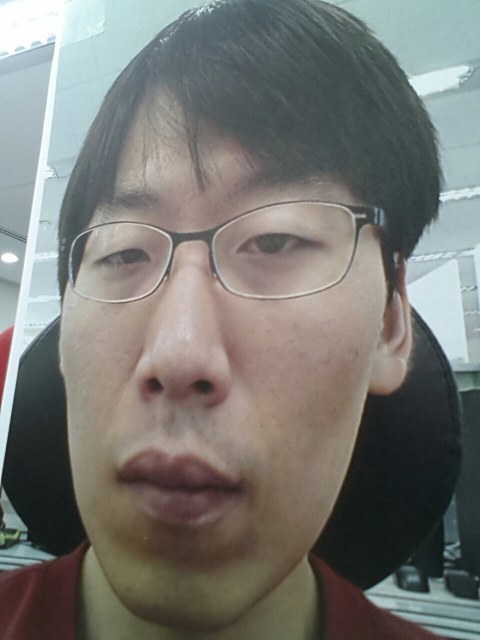
//> input picture fake-l.jpg, 960 x 1280 px (shown at 1/2 size)
$ ./test fake-l.jpg fake-r.jpg   (built with g++ and OpenCV 4)
//> lines starting //> are read from the running program, lines starting //| are printed output that depends on the picture
#include <stdio.h>
#include <iostream>
#include "opencv2/core/core.hpp"
//#include "opencv2/features2d/features2d.hpp"
#include "opencv2/nonfree/features2d.hpp"
#include "opencv2/highgui/highgui.hpp"
#include "opencv2/calib3d/calib3d.hpp"

using namespace cv;

void readme();

/** @function main */
int main( int argc, char** argv )
{
  if( argc != 3 )
  { readme(); return -1; }

  Mat img_object = imread( argv[1], CV_LOAD_IMAGE_GRAYSCALE );
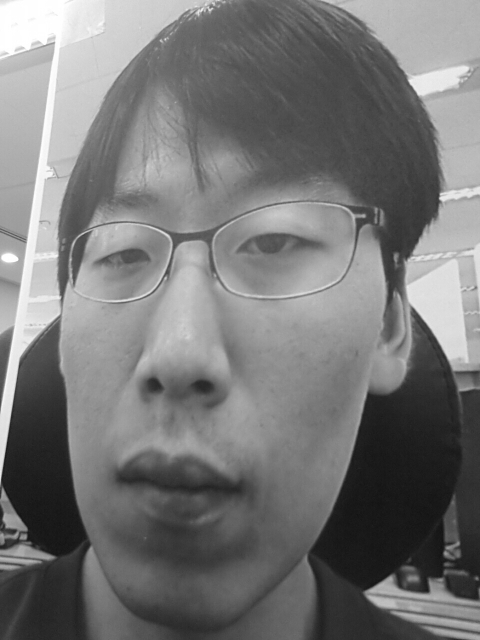
//> img_object: 1280 rows x 960 cols, CV_8UC1 (shown at 1/2 size); min 14, max 255, mean 118.9
  Mat img_scene = imread( argv[2], CV_LOAD_IMAGE_GRAYSCALE );
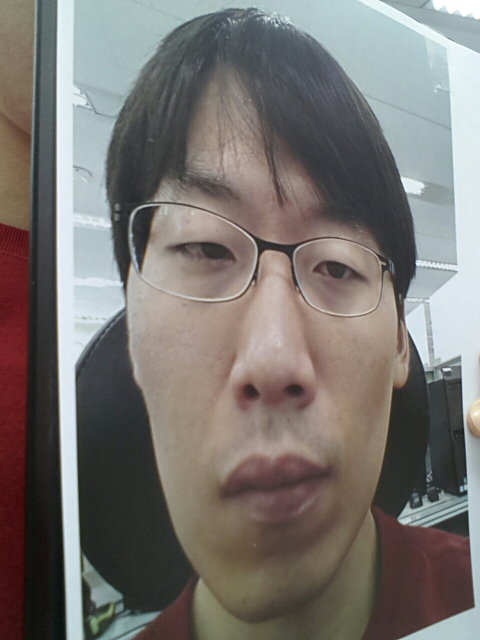
//> input picture fake-r.jpg, 960 x 1280 px (shown at 1/2 size)
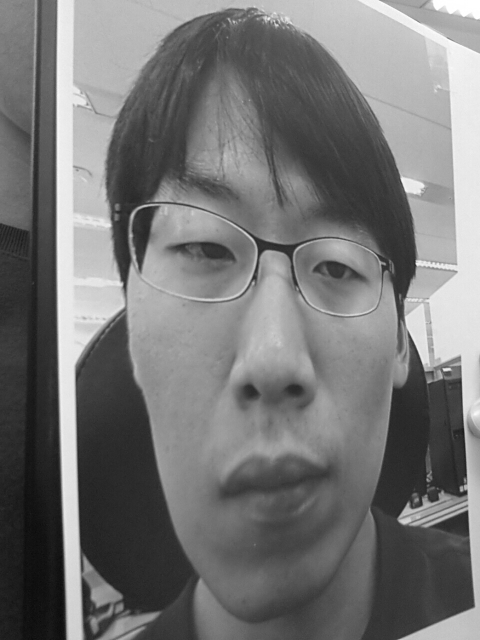
//> img_scene: 1280 rows x 960 cols, CV_8UC1 (shown at 1/2 size); min 5, max 255, mean 117.5

  if( !img_object.data || !img_scene.data )
  { std::cout<< " --(!) Error reading images " << std::endl; return -1; }

  //-- Step 1: Detect the keypoints using SURF Detector
  int minHessian = 400;

//> (the run ends here: the program needs code that is not available in this run, at `SurfFeatureDetector detector( minHessian );`)
